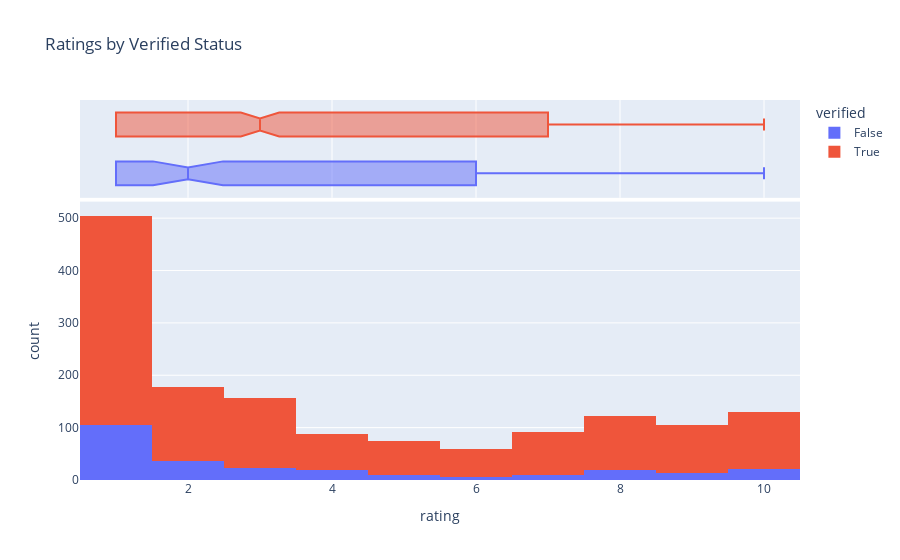

Write notebook code for a chart like this one.
### Markdown cell above
### Distribution of Ratings

If there’s a noticeable difference between the rating distribution of unverified and verified reviews, it could suggest the presence of fraudulent reviews.

### Code cell
df["has_review"] = df["review_text"].notna()

fig = px.histogram(
    df, x="rating", color="verified", marginal="box", hover_data=df.columns, title="Ratings by Verified Status"
)
fig.show()

### Figure 1 — Plotly figure (JSON) as saved in the notebook; plotly's stock layout.template omitted (floating-point values rounded to 4 significant figures; data arrays with more than 128 entries replaced by an {"elided": "..."} marker saying what was removed)
{"data": [{"alignmentgroup": "True", "bingroup": "x", "hovertemplate": "verified=False<br>rating=%{x}<br>count=%{y}<extra></extra>", "legendgroup": "False", "marker": {"color": "#636efa", "pattern": {"shape": ""}}, "name": "False", "offsetgroup": "False", "orientation": "v", "showlegend": true, "type": "histogram", "x": {"elided": "261 int values"}, "xaxis": "x", "yaxis": "y"}, {"alignmentgroup": "True", "customdata": {"elided": "261x25 mixed values"}, "hovertemplate": "verified=%{customdata[19]}<br>rating=%{x}<br>title=%{customdata[0]}<br>country=%{customdata[1]}<br>aircraft=%{customdata[2]}<br>type_of_traveller=%{customdata[3]}<br>seat_type=%{customdata[4]}<br>seat_comfort=%{customdata[5]}<br>cabin_staff_service=%{customdata[6]}<br>food_beverages=%{customdata[7]}<br>inflight_entertainment=%{customdata[8]}<br>ground_service=%{customdata[9]}<br>wifi_connectivity=%{customdata[10]}<br>value_for_money=%{customdata[11]}<br>recommended=%{customdata[12]}<br>author_id=%{customdata[13]}<br>review_date_day=%{customdata[14]}<br>review_date_month=%{customdata[15]}<br>review_date_year=%{customdata[16]}<br>date_flown_month=%{customdata[17]}<br>date_flown_year=%{customdata[18]}<br>review_text=%{customdata[20]}<br>route_from=%{customdata[21]}<br>route_to=%{customdata[22]}<br>route_has_layover=%{customdata[23]}<br>has_review=%{customdata[24]}<extra></extra>", "legendgroup": "False", "marker": {"color": "#636efa"}, "name": "False", "notched": true, "offsetgroup": "False", "showlegend": false, "type": "box", "x": {"elided": "261 int values"}, "xaxis": "x2", "yaxis": "y2"}, {"alignmentgroup": "True", "bingroup": "x", "hovertemplate": "verified=True<br>rating=%{x}<br>count=%{y}<extra></extra>", "legendgroup": "True", "marker": {"color": "#EF553B", "pattern": {"shape": ""}}, "name": "True", "offsetgroup": "True", "orientation": "v", "showlegend": true, "type": "histogram", "x": {"elided": "1248 int values"}, "xaxis": "x", "yaxis": "y"}, {"alignmentgroup": "True", "customdata": {"elided": "1248x25 mixed values"}, "hovertemplate": "verified=%{customdata[19]}<br>rating=%{x}<br>title=%{customdata[0]}<br>country=%{customdata[1]}<br>aircraft=%{customdata[2]}<br>type_of_traveller=%{customdata[3]}<br>seat_type=%{customdata[4]}<br>seat_comfort=%{customdata[5]}<br>cabin_staff_service=%{customdata[6]}<br>food_beverages=%{customdata[7]}<br>inflight_entertainment=%{customdata[8]}<br>ground_service=%{customdata[9]}<br>wifi_connectivity=%{customdata[10]}<br>value_for_money=%{customdata[11]}<br>recommended=%{customdata[12]}<br>author_id=%{customdata[13]}<br>review_date_day=%{customdata[14]}<br>review_date_month=%{customdata[15]}<br>review_date_year=%{customdata[16]}<br>date_flown_month=%{customdata[17]}<br>date_flown_year=%{customdata[18]}<br>review_text=%{customdata[20]}<br>route_from=%{customdata[21]}<br>route_to=%{customdata[22]}<br>route_has_layover=%{customdata[23]}<br>has_review=%{customdata[24]}<extra></extra>", "legendgroup": "True", "marker": {"color": "#EF553B"}, "name": "True", "notched": true, "offsetgroup": "True", "showlegend": false, "type": "box", "x": {"elided": "1248 int values"}, "xaxis": "x2", "yaxis": "y2"}], "layout": {"barmode": "relative", "legend": {"title": {"text": "verified"}, "tracegroupgap": 0}, "title": {"text": "Ratings by Verified Status"}, "xaxis": {"anchor": "y", "domain": [0, 1], "title": {"text": "rating"}}, "xaxis2": {"anchor": "y2", "domain": [0, 1], "matches": "x", "showgrid": true, "showticklabels": false}, "yaxis": {"anchor": "x", "domain": [0, 0.7326], "title": {"text": "count"}}, "yaxis2": {"anchor": "x2", "domain": [0.7426, 1], "matches": "y2", "showgrid": false, "showline": false, "showticklabels": false, "ticks": ""}}}
